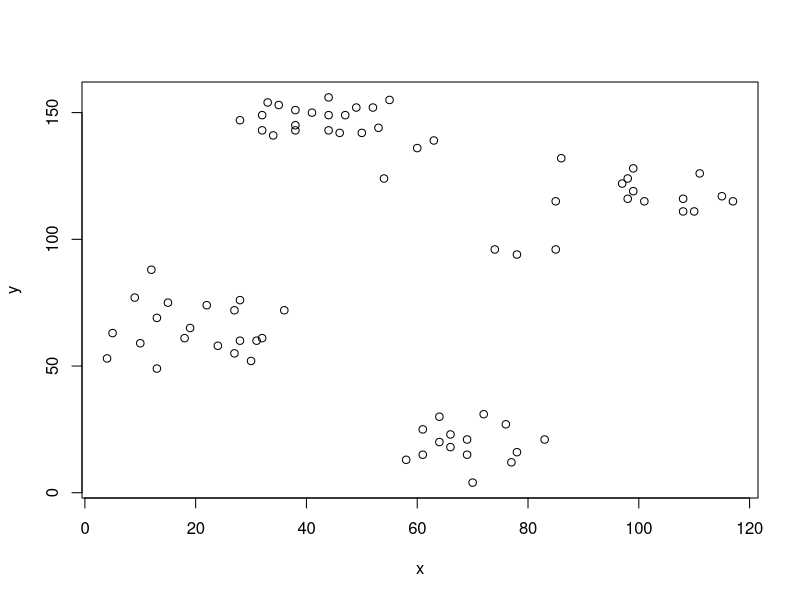
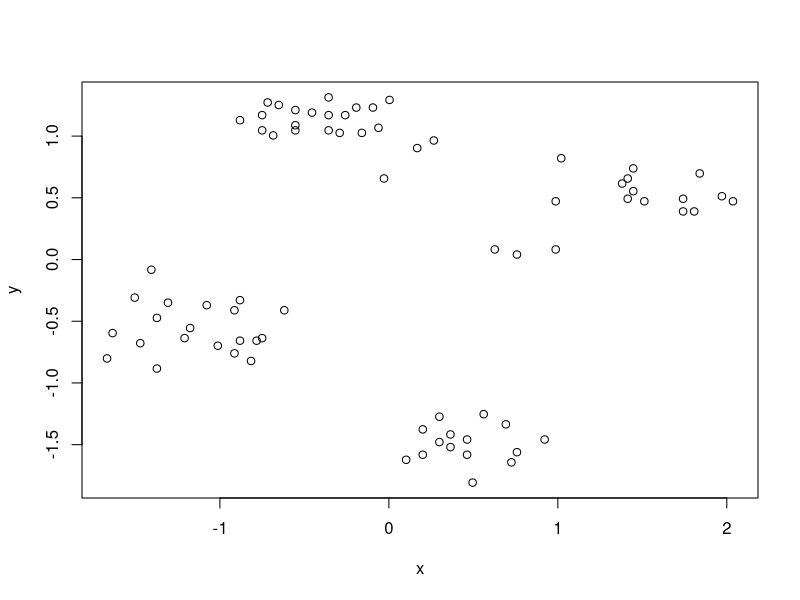
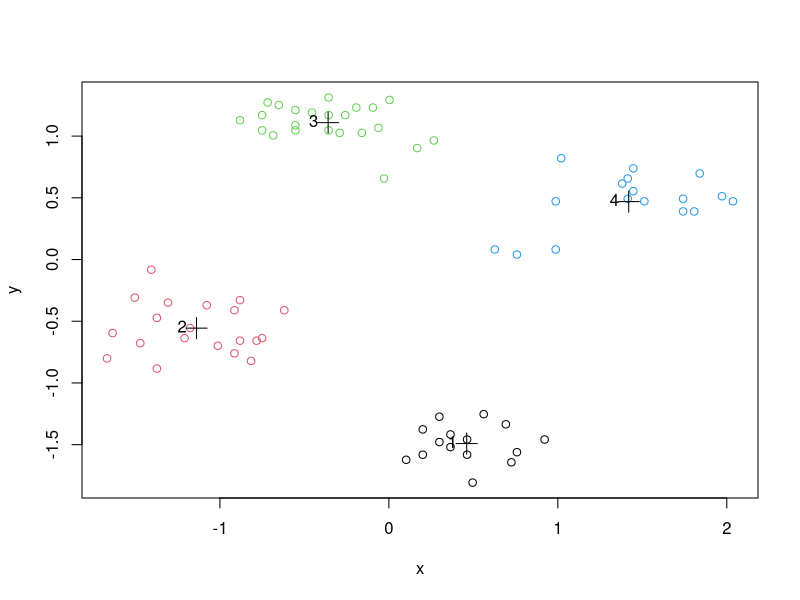
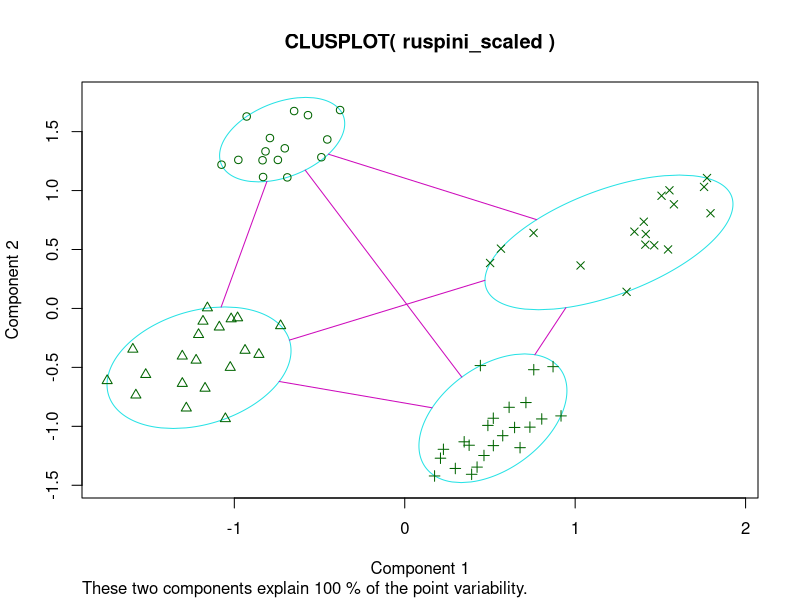
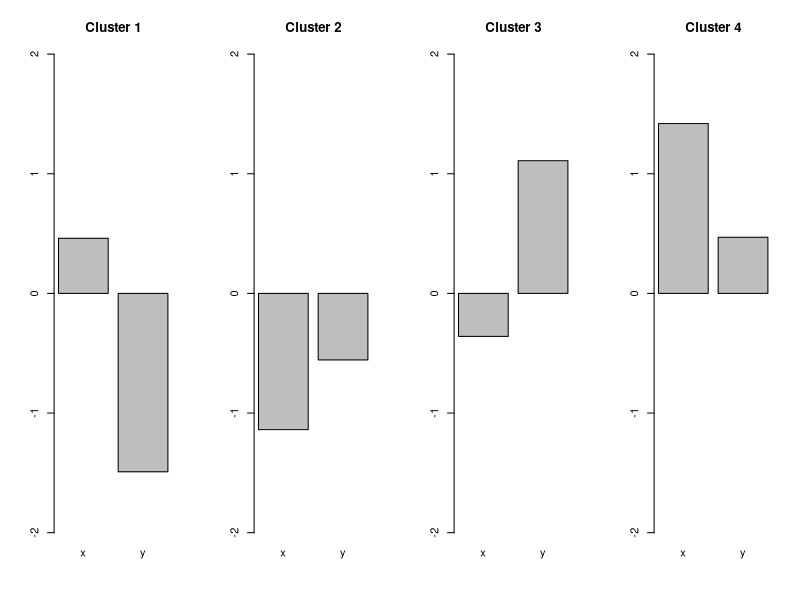
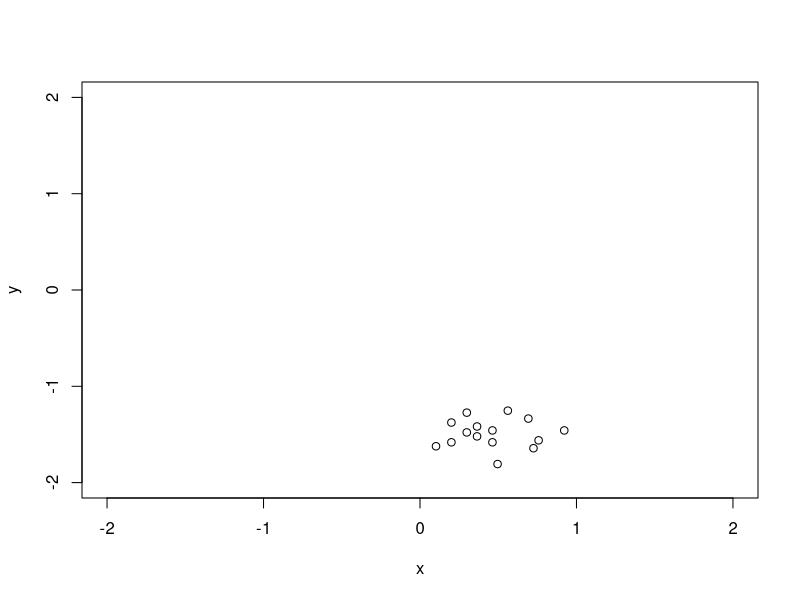
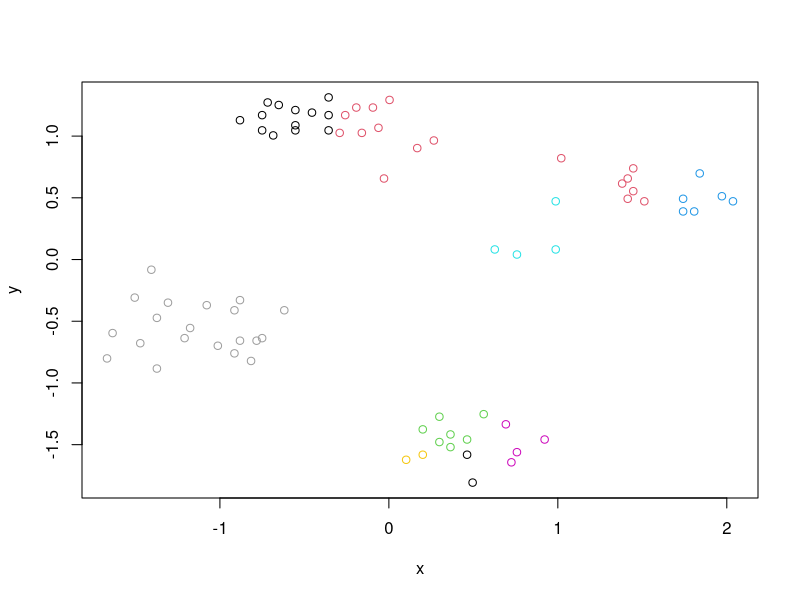
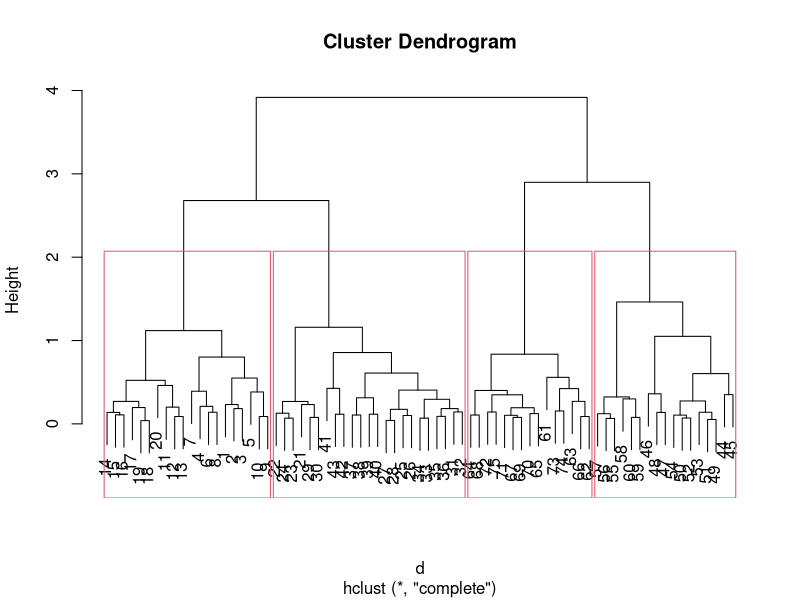

Recreate these plots in R, in order.
## ---- chunk 1
knitr::opts_chunk$set(echo = TRUE)
## ---- chunk 2
#' ---
#' title: "R Code for Chapter 7 of Introduction to Data Mining: Clustering Analysis"
#' author: "Michael Hahsler"
#' output:
#'  html_document:
#'    toc: true
#' ---




#' ruspini_scaled data is in package cluster. It is a very simple data set with well separated clusters.
data(ruspini, package="cluster")
#' Shuffle rows
ruspini <- ruspini[sample(1:nrow(ruspini)),]
plot(ruspini)


#' Scale each column in the data to zero mean and unit standard deviation (z-scores). This prevents one attribute with a large range to dominate the others for the distance calculation.
ruspini_scaled <- scale(ruspini)
plot(ruspini_scaled)

#' # Clustering methods
#' ## k-means Clustering
#'
#' Assumes Euclidean distances. We use k=10 clusters and run the algorithm 10 times with random initialized centroids. The best result is returned.
km <- kmeans(ruspini_scaled, centers=4, nstart=10)
km

plot(ruspini_scaled, col=km$cluster)
points(km$centers, pch=3, cex=2) # this adds the centroids
text(km$centers, labels=1:4, pos=2) # this adds the cluster ID
#' Alternative plot from package cluster (uses principal components analysis for >2 dimensions)
library(cluster)
clusplot(ruspini_scaled, km$cluster)

#' Inspect the centroids (cluster profiles)
km$centers

#+ fig.height=3, fig.width=10
def.par <- par(no.readonly = TRUE) # save default, for resetting...
layout(t(1:4)) # 4 plots in one
for(i in 1:4) barplot(km$centers[i,], ylim=c(-2,2), main=paste("Cluster", i))
par(def.par)  #- reset to default

#' Find data for a single cluster
#'
#' All you need is to select the rows corresponding to the cluster. The next
#' example plots all data points of cluster 1
cluster1 <- ruspini_scaled[km$cluster==1,]
head(cluster1)
plot(cluster1, xlim = c(-2,2), ylim = c(-2,2))

#' Try 10 clusters
plot(ruspini_scaled, col=kmeans(ruspini_scaled, centers=10)$cluster)

#' ## Hierarchical Clustering
#'
#' dist defaults to method="Euclidean"
d <- dist(ruspini_scaled)
#' We cluster using complete link
hc <- hclust(d, method="complete")

#' Dendrogram
plot(hc)
rect.hclust(hc, k=4)

plot(as.dendrogram(hc), leaflab="none") # plot dendrogram without leaf labels

#' More plotting options for dendrograms, including plotting
#' parts of large dendrograms can be found [here.](https://rpubs.com/gaston/dendrograms)

cluster_complete <- cutree(hc, k=4)
plot(ruspini_scaled, col=cluster_complete)

#' Try 10 clusters
plot(ruspini_scaled, col=cutree(hc, k=10))

#' Clustering with single link
hc_single <- hclust(d, method="single")
plot(hc_single)
rect.hclust(hc_single, k=4)

cluster_single <- cutree(hc_single, k=4)
plot(ruspini_scaled, col=cluster_single)

#' Try 10 clusters
plot(ruspini_scaled, col=cutree(hc_single, k=10))

#' ## Density-based clustering with DBSCAN

library(dbscan)

#' Parameters: minPts is often chosen as dimensionality of the data +1.
#' Decide on epsilon using the knee in the kNN distance plot
#' (seems to be around eps = .25).
kNNdistplot(ruspini_scaled, k = 3)
abline(h=.25, col="red")

#' run dbscan
db <- dbscan(ruspini_scaled, eps=.25, minPts=3)
db
str(db)
plot(ruspini_scaled, col=db$cluster+1L)
#' __Note:__ 0 is not a color so we add 1 to cluster (0 is black now).
#'
#' Alternative visualization from package dbscan
hullplot(ruspini_scaled, db)

#'
#' Play with eps (neighborhood size) and MinPts (minimum of points needed for core cluster)

#'
#' ## Gaussian Mixture Models
library(mclust)

#' Mclust uses Bayesian Information Criterion (BIC) to find the
#' number of clusters (model selection). BIC uses the likelihood and a
#' penalty term to guard against overfitting.
m <- Mclust(ruspini_scaled)
summary(m)
plot(m, what = "classification")

#' Rerun with a fixed number of 4 clusters
m <- Mclust(ruspini_scaled, G=4)
summary(m)
plot(m, what = "classification")

#' ## Spectral clustering
library("kernlab")
cluster_spec <- specc(ruspini_scaled, centers = 4)
plot(ruspini_scaled, col=cluster_spec)


#' # Internal Cluster Validation
#'
#' ## Compare the Clustering Quality
#'
#' Look at the within.cluster.ss and the avg.silwidth

#library(fpc)
#' Note: I do not load fpc since the NAMESPACE overwrites dbscan.

fpc::cluster.stats(d, km$cluster)
#cluster.stats(d, cluster_complete)
#cluster.stats(d, cluster_single)

#' Read `? cluster.stats` for an explanation of all the available indices.

sapply(list(
  km=km$cluster,
  hc_compl=cluster_complete,
  hc_single=cluster_single),
       FUN=function(x)
         fpc::cluster.stats(d, x))[c("within.cluster.ss","avg.silwidth"),]

#' ## Silhouette plot
library(cluster)
plot(silhouette(km$cluster, d))
#' __Note:__ The silhouette plot does not show correctly in R Studio if you have too many objects (bars are missing). I will work when you open a new plotting device with `windows()`, `x11()` or `quartz()`.
#'

#' ## Find Optimal Number of Clusters for k-means
plot(ruspini_scaled)

set.seed(1234)
ks <- 2:10

#' ### Within Sum of Squares
#' Use within sum of squares and look for the knee (nstart=5 repeats k-means 5 times and returns the best solution)
WSS <- sapply(ks, FUN=function(k) {
  kmeans(ruspini_scaled, centers=k, nstart=5)$tot.withinss
  })
plot(ks, WSS, type="l")
abline(v=4, col="red", lty=2)

#' ### Average Silhouette Width
#' Use average silhouette width (look for the max)
ASW <- sapply(ks, FUN=function(k) {
  fpc::cluster.stats(d, kmeans(ruspini_scaled, centers=k, nstart=5)$cluster)$avg.silwidth
  })
plot(ks, ASW, type="l")

ks[which.max(ASW)]
abline(v=ks[which.max(ASW)], col="red", lty=2)

#' ### Dunn Index
#' Use Dunn index (another internal measure given by min. separation/ max. diameter)
DI <- sapply(ks, FUN=function(k) {
  fpc::cluster.stats(d, kmeans(ruspini_scaled, centers=k, nstart=5)$cluster)$dunn
})
plot(ks, DI, type="l")
ks[which.max(DI)]
abline(v=ks[which.max(DI)], col="red", lty=2)


#' ### Gap Statistic
#' Compares the change in within-cluster dispersion with that expected
#' from a null model (see `? clusGap`).
#' The default method is to
#' choose the smallest k such that its value Gap(k) is not more
#' than 1 standard error away from the first local maximum.
library(cluster)
k <- clusGap(ruspini_scaled, FUN = kmeans,  nstart = 10, K.max = 10)
k
plot(k)


#' __Note:__ these methods can also be used for hierarchical clustering.
#'
#' There have been many other methods and indices proposed to determine
#' the number of clusters.
#' See, e.g.,  package [NbClust](https://cran.r-project.org/package=NbClust).
#'

#' ## Visualize the Distance Matrix
#'
#' Visualizing the unordered distance matrix does not show much structure.

plot(ruspini_scaled)
d <- dist(ruspini_scaled)

library(seriation)
pimage(d)

#' Reorder using cluster labels
pimage(d, order=order(km$cluster))

#' Use dissplot which rearranges clusters, adds cluster labels,
#'  and shows average dissimilarity in the lower half of the plot.
dissplot(d, labels=km$cluster, options=list(main="k-means with k=4"))
dissplot(d, labels=db$cluster+1, options=list(main="DBSCAN"))
#' Spot the problem data points for DBSCAN (we use +1 so the noise is now cluster #1)
#'
#' Misspecified k
dissplot(d, labels=kmeans(ruspini_scaled, centers=3)$cluster)
dissplot(d, labels=kmeans(ruspini_scaled, centers=9)$cluster)


#' # External Cluster Validation
#'
#' External cluster validation uses ground truth information. That is,
#' the user has an idea how the data should be grouped. This could be a know
#' class label not provided to the clustering algorithm.
#'
#' We use an artificial data set with known groups here. First, we need to
#' cluster the new data. We do k-means and hierarchical clustering.

library(mlbench)
shapes <- mlbench.smiley(n=500, sd1 = 0.1, sd2 = 0.05)
plot(shapes)

#' Prepare data
truth <- as.integer(shapes$class)
shapes <- scale(shapes$x)

plot(shapes)

#' Find optimal number of Clusters for k-means
ks <- 2:20

#' Use within sum of squares (look for the knee)
WSS <- sapply(ks, FUN=function(k) {
  kmeans(shapes, centers=k, nstart=10)$tot.withinss
})
plot(ks, WSS, type="l")
#' looks like 6 clusters
km <- kmeans(shapes, centers=6, nstart = 10)
plot(shapes, col=km$cluster)

#' Hierarchical clustering: single-link because of the mouth
d <- dist(shapes)
hc <- hclust(d, method="single")

#' Find optimal number of clusters
ASW <- sapply(ks, FUN=function(k) {
  fpc::cluster.stats(d, cutree(hc, k))$avg.silwidth
})
plot(ks, ASW, type="l")
#' 4 clusters
hc_4 <- cutree(hc, 4)
plot(shapes, col=hc_4)

#' Spectral Clustering
library("kernlab")
spec <- specc(shapes, centers = 4)
plot(shapes, col=spec)


#' Compare with ground truth with the corrected (=adjusted) Rand index (ARI),
#' the variation of information (VI) index, entropy and purity.
#
#' define entropy and purity
entropy <- function(cluster, truth) {
  k <- max(cluster, truth)
  cluster <- factor(cluster, levels = 1:k)
  truth <- factor(truth, levels = 1:k)
  m <- length(cluster)
  mi <- table(cluster)

  cnts <- split(truth, cluster)
  cnts <- sapply(cnts, FUN = function(n) table(n))
  p <- sweep(cnts, 1, rowSums(cnts), "/")
  p[is.nan(p)] <- 0
  e <- -p * log(p, 2)
  sum(rowSums(e, na.rm = TRUE) * mi/m)
}

purity <- function(cluster, truth) {
  k <- max(cluster, truth)
  cluster <- factor(cluster, levels = 1:k)
  truth <- factor(truth, levels = 1:k)
  m <- length(cluster)
  mi <- table(cluster)

  cnts <- split(truth, cluster)
  cnts <- sapply(cnts, FUN = function(n) table(n))
  p <- sweep(cnts, 1, rowSums(cnts), "/")
  p[is.nan(p)] <- 0

  sum(apply(p, 1, max) * mi/m)
}

#' calculate measures (for comparison we also use random "clusterings"
#' with 4 and 6 clusters)
random4 <- sample(1:4, nrow(shapes), replace = TRUE)
random6 <- sample(1:6, nrow(shapes), replace = TRUE)

r <- rbind(
  kmeans = c(
    unlist(fpc::cluster.stats(d, km$cluster, truth, compareonly = TRUE)),
    entropy = entropy(km$cluster, truth),
    purity = purity(km$cluster, truth)
    ),
  hc = c(
    unlist(fpc::cluster.stats(d, hc_4, truth, compareonly = TRUE)),
    entropy = entropy(hc_4, truth),
    purity = purity(hc_4, truth)
    ),
  spec = c(
    unlist(fpc::cluster.stats(d, spec, truth, compareonly = TRUE)),
    entropy = entropy(spec, truth),
    purity = purity(spec, truth)
    ),
  random4 = c(
    unlist(fpc::cluster.stats(d, random4, truth, compareonly = TRUE)),
    entropy = entropy(random4, truth),
    purity = purity(random4, truth)
    ),
  random6 = c(
    unlist(fpc::cluster.stats(d, random6, truth, compareonly = TRUE)),
    entropy = entropy(random6, truth),
    purity = purity(random6, truth)
    )
  )
r

#' Hierarchical clustering found the perfect clustering.
#'
#' Read `? cluster.stats` for an explanation of all the available indices.


#'
#' # Related Topics
#' ## Outlier Removal
#' It is often useful to remove outliers prior to clustering.
#' A density based method to identify outlier is LOF (Local Outlier Factor).
#' It is related to dbscan and compares the density around a point with the
#' densities around its neighbors. The LOF value for a regular data
#' point is 1. The larger the LOF value gets, the more likely the point is and
#' outlier.
library(dbscan)
lof <- lof(ruspini_scaled, k = 3)
lof
plot(ruspini_scaled, pch = ".", main = "LOF (k=3)")
points(ruspini_scaled, cex = (lof-1)*3, pch = 1, col="red")

#' Find outliers (find the knee)
plot(sort(lof), type = "l")
abline(h = 1.3, col = "red")
plot(ruspini_scaled[lof < 1.3,], main = "Data and outliers")
points(ruspini_scaled[lof >= 1.3,], col = "grey", pch = 4)


#' There are many other outlier removal strategies available. See, e.g., package
#' [outliers](https://cran.r-project.org/package=outliers).
#'
#' ## Clustering Tendency
#' Most clustering algorithms will always produce a clustering, even if the
#' data does not contain a cluster structure. It is typically good to check
#' cluster tendency before attempting to cluster the data.
#'
#' We use again the smiley data.
d_shapes <- dist(shapes)

library(seriation)
#' Visual Analysis for Cluster Tendency Assessment (VAT) reorders the
#' objects to show potential clustering tendency as a block structure
#' (dark blocks along the main diagonal).
VAT(d_shapes)

#' iVAT uses largest distances in all possible paths between the objects
#' instead of the distances to make the block structure better visible.
iVAT(d_shapes)

#' Both plots show a strong cluster structure with 4 clusters.
#'
#' Compare with random data.
data_random <- matrix(runif(2*500), ncol=2, dimnames = list(NULL, c("x", "y")))
plot(data_random)

d_random <- dist(data_random)
VAT(d_random)
iVAT(d_random)
#' There is very little structure visible.
